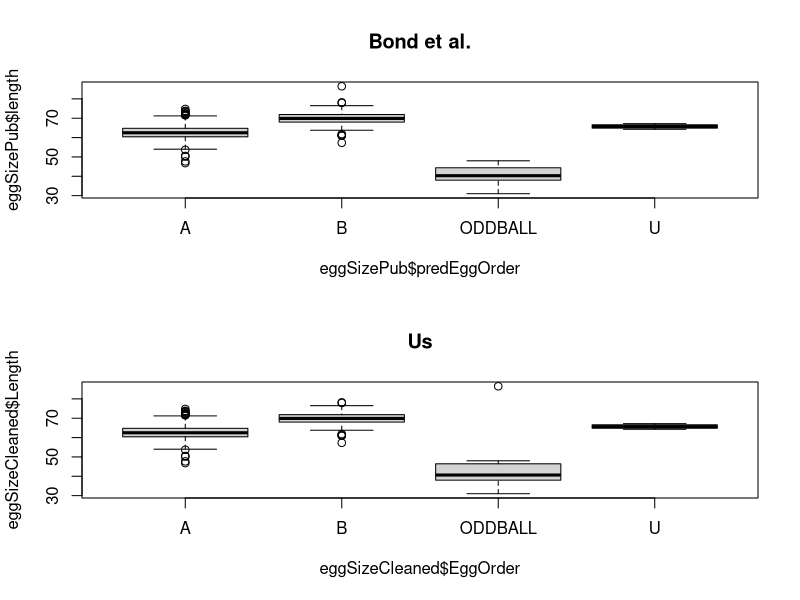

Reproduce this figure in R. (Note: this script raises an error after producing the figure.)
##################################################################
##                      Penguegg group                          ##
##      Changes rockhopper penguin in egg size over time        ##
##                        RQM Course                            ##
##################################################################

library(dplyr)

#########################import data##############################
rawEggSize <- read.csv("NRPE_eggSize_raw.csv")
names(rawEggSize) <- c('Source', 'SpecimenID', 'Location', 'Day',
                       'Month', 'Year', 'EggOrder', 'Length', 'Breadth', 'Volume', 'Reference')
##################################################################



###################Define discriminant function####################

##'Defines discriminant function with arbitrary cutoff
##'to determine egg-laying order of eggs listed as
##'unknown in dataset. Discriminant function comes from
##'Bond et al. 2016: 
##'D = 0.58*Length + 0.39*Breadth - 57.48
##'D = 0.73*Length + 0.50*Breadth - 72.39

assignOrder <- function(length, breadth, cutoff = 0.66){
  ##discriminant function
  ####From results
  #d <- length*0.73 + breadth*0.50 - 72.39
  
  ####From results, with signs switched
  #d <- -length*0.73 - breadth*0.50 + 72.39
  
  ####From the abstract
  d <- length*0.58 + breadth*0.39 - 57.48
  probB <- 1/(1+exp(-d))
  
  ###Discriminate
  if(probB > cutoff){
    return('B')
  }else if(probB < (1-cutoff)){
    return('A')
  }else{return('U')}
}
##################################################################

###########Define function for classifying oddballs###############
classifyOddballs <- function(eggdat, sdcutoff = 4){
  ###Identify means and sd's of breadth and length
  sdlength <- sd(eggdat$Length)
  sdbreadth <- sd(eggdat$Breadth)
  meanlength <- mean(eggdat$Length)
  meanbreadth <- mean(eggdat$Breadth)
  
  ##Classify abnormal eggs based on length and breadth
  ##based on supplied cutoff
  lengthAbnormal <- abs(eggdat$Length - meanlength)/sdlength > sdcutoff
  breadthAbnormal <- abs(eggdat$Breadth - meanbreadth)/sdbreadth > sdcutoff
  
  ##Change EggOrder to ODDBALL for eggs that are EITHER abnormal in length
  ##or abnormal in breadth
  eggdat$EggOrder <- as.character(eggdat$EggOrder)
  eggdat[lengthAbnormal | breadthAbnormal,'EggOrder'] <- 'ODDBALL'
  eggdat$EggOrder <- as.factor(eggdat$EggOrder)
  
  return(eggdat)
}
##################################################################



######################Apply discriminant function#################
eggSizeAssigned <- rawEggSize

##CHANGE CUTOFF HERE
AccuracyCutoff = 0.66
##

eggSizeAssigned[eggSizeAssigned$EggOrder == 'U',]$EggOrder <- mapply(FUN = assignOrder, 
                                                                     filter(eggSizeAssigned, EggOrder == 'U')$Length, 
                                                                     filter(eggSizeAssigned, EggOrder == 'U')$Breadth, 
                                                                     AccuracyCutoff)
##################################################################

########################CLassify Oddballs#########################
##CHANGE CUTOFF HERE
oddballCutoff <- 3.5
##

eggSizeCleaned <- classifyOddballs(eggSizeAssigned, oddballCutoff)
##################################################################


###############Compare to Bond et al. assignments#################
##'The discriminant function above should have reproduced
##'the assignment procedure in Bond et al. The plots below
##'suggest that it has done so, with the exception of 
##'ODDBALLS, which we haven't been classified yet in this analysis
eggSizePub <- read.csv('NRPE_eggSize.csv')
par(mfrow = c(2,1))
boxplot(eggSizePub$length ~ eggSizePub$predEggOrder, main = 'Bond et al.')
boxplot(eggSizeCleaned$Length ~ eggSizeCleaned$EggOrder, main = 'Us')
plot(eggSizePub$predEggOrder, main = 'Bond et al.')
plot(eggSizeCleaned$EggOrder, main = 'Us')

summary(eggSizePub$predEggOrder)
summary(eggSizeCleaned$EggOrder)
##################################################################
